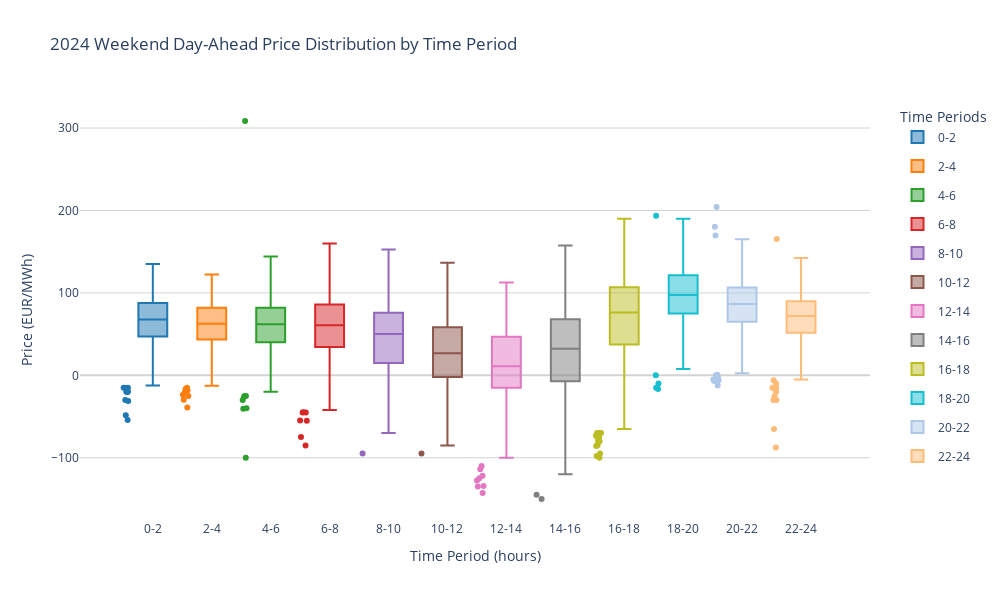

The notebook cell saved with this chart:
### Code cell
# Filter for weekends only from the original dataframe
da_price['is_weekend'] = da_price['datetime'].dt.dayofweek.isin([5, 6])  # 5=Saturday, 6=Sunday
da_price_weekend = da_price[da_price['is_weekend']]

# Create new dataframes for each time period, weekend only
time_periods = [
    (da_price_weekend[da_price_weekend['hour'].isin([0, 1])], '0-2'),
    (da_price_weekend[da_price_weekend['hour'].isin([2, 3])], '2-4'),
    (da_price_weekend[da_price_weekend['hour'].isin([4, 5])], '4-6'),
    (da_price_weekend[da_price_weekend['hour'].isin([6, 7])], '6-8'),
    (da_price_weekend[da_price_weekend['hour'].isin([8, 9])], '8-10'),
    (da_price_weekend[da_price_weekend['hour'].isin([10, 11])], '10-12'),
    (da_price_weekend[da_price_weekend['hour'].isin([12, 13])], '12-14'),
    (da_price_weekend[da_price_weekend['hour'].isin([14, 15])], '14-16'),
    (da_price_weekend[da_price_weekend['hour'].isin([16, 17])], '16-18'),
    (da_price_weekend[da_price_weekend['hour'].isin([18, 19])], '18-20'),
    (da_price_weekend[da_price_weekend['hour'].isin([20, 21])], '20-22'),
    (da_price_weekend[da_price_weekend['hour'].isin([22, 23])], '22-24')
]


# Extract labels
time_periods_labels = [label for _, label in time_periods]

# Create box plot
fig = go.Figure()

# Define colors
colors = ['#1f77b4', '#ff7f0e', '#2ca02c', '#d62728', '#9467bd', '#8c564b',
          '#e377c2', '#7f7f7f', '#bcbd22', '#17becf', '#aec7e8', '#ffbb78']

# Add each time period's box plot
for (df, label), color in zip(time_periods, colors):
    fig.add_trace(
        go.Box(
            y=df['da_price'],
            name=label,
            boxpoints='outliers',
            jitter=0.3,
            pointpos=-1.8,
            marker_color=color,
            showlegend=True,
            legendgroup=label,
            hovertemplate=(
                f"Time Period: {label}<br>" +
                "Price: %{y:.2f} EUR/MWh<br>" +
                "<extra></extra>"
            )
        )
    )

# Update layout
fig.update_layout(
    title='2024 Weekend Day-Ahead Price Distribution by Time Period',  # Updated title
    yaxis_title='Price (EUR/MWh)',
    xaxis_title='Time Period (hours)',
    height=600,
    width=1000,
    xaxis=dict(
        type='category',
        tickmode='array',
        ticktext=time_periods_labels,
    ),
    yaxis=dict(
        zeroline=True,
        zerolinewidth=2,
        zerolinecolor='LightGray',
        gridcolor='LightGray'
    ),
    plot_bgcolor='white',
    showlegend=True,
    legend=dict(
        title="Time Periods",
        yanchor="top",
        y=0.99,
        xanchor="right",
        x=1.15,
        bgcolor='rgba(255, 255, 255, 0.8)'
    )
)

# Show the plot
fig.show()

fig.write_html("../../data/analysis/visuals/2024_day_ahead_price_distribution_2h_weekend_only.html")

### Figure 1 — Plotly figure (JSON) as saved in the notebook; plotly's stock layout.template omitted (floating-point values rounded to 4 significant figures; data arrays with more than 128 entries replaced by an {"elided": "..."} marker saying what was removed)
{"data": [{"boxpoints": "outliers", "hovertemplate": "Time Period: 0-2<br>Price: %{y:.2f} EUR/MWh<br><extra></extra>", "jitter": 0.3, "legendgroup": "0-2", "marker": {"color": "#1f77b4"}, "name": "0-2", "pointpos": -1.8, "showlegend": true, "type": "box", "y": {"elided": "832 float values"}}, {"boxpoints": "outliers", "hovertemplate": "Time Period: 2-4<br>Price: %{y:.2f} EUR/MWh<br><extra></extra>", "jitter": 0.3, "legendgroup": "2-4", "marker": {"color": "#ff7f0e"}, "name": "2-4", "pointpos": -1.8, "showlegend": true, "type": "box", "y": {"elided": "832 float values"}}, {"boxpoints": "outliers", "hovertemplate": "Time Period: 4-6<br>Price: %{y:.2f} EUR/MWh<br><extra></extra>", "jitter": 0.3, "legendgroup": "4-6", "marker": {"color": "#2ca02c"}, "name": "4-6", "pointpos": -1.8, "showlegend": true, "type": "box", "y": {"elided": "832 float values"}}, {"boxpoints": "outliers", "hovertemplate": "Time Period: 6-8<br>Price: %{y:.2f} EUR/MWh<br><extra></extra>", "jitter": 0.3, "legendgroup": "6-8", "marker": {"color": "#d62728"}, "name": "6-8", "pointpos": -1.8, "showlegend": true, "type": "box", "y": {"elided": "832 float values"}}, {"boxpoints": "outliers", "hovertemplate": "Time Period: 8-10<br>Price: %{y:.2f} EUR/MWh<br><extra></extra>", "jitter": 0.3, "legendgroup": "8-10", "marker": {"color": "#9467bd"}, "name": "8-10", "pointpos": -1.8, "showlegend": true, "type": "box", "y": {"elided": "832 float values"}}, {"boxpoints": "outliers", "hovertemplate": "Time Period: 10-12<br>Price: %{y:.2f} EUR/MWh<br><extra></extra>", "jitter": 0.3, "legendgroup": "10-12", "marker": {"color": "#8c564b"}, "name": "10-12", "pointpos": -1.8, "showlegend": true, "type": "box", "y": {"elided": "832 float values"}}, {"boxpoints": "outliers", "hovertemplate": "Time Period: 12-14<br>Price: %{y:.2f} EUR/MWh<br><extra></extra>", "jitter": 0.3, "legendgroup": "12-14", "marker": {"color": "#e377c2"}, "name": "12-14", "pointpos": -1.8, "showlegend": true, "type": "box", "y": {"elided": "832 float values"}}, {"boxpoints": "outliers", "hovertemplate": "Time Period: 14-16<br>Price: %{y:.2f} EUR/MWh<br><extra></extra>", "jitter": 0.3, "legendgroup": "14-16", "marker": {"color": "#7f7f7f"}, "name": "14-16", "pointpos": -1.8, "showlegend": true, "type": "box", "y": {"elided": "832 float values"}}, {"boxpoints": "outliers", "hovertemplate": "Time Period: 16-18<br>Price: %{y:.2f} EUR/MWh<br><extra></extra>", "jitter": 0.3, "legendgroup": "16-18", "marker": {"color": "#bcbd22"}, "name": "16-18", "pointpos": -1.8, "showlegend": true, "type": "box", "y": {"elided": "832 float values"}}, {"boxpoints": "outliers", "hovertemplate": "Time Period: 18-20<br>Price: %{y:.2f} EUR/MWh<br><extra></extra>", "jitter": 0.3, "legendgroup": "18-20", "marker": {"color": "#17becf"}, "name": "18-20", "pointpos": -1.8, "showlegend": true, "type": "box", "y": {"elided": "832 float values"}}, {"boxpoints": "outliers", "hovertemplate": "Time Period: 20-22<br>Price: %{y:.2f} EUR/MWh<br><extra></extra>", "jitter": 0.3, "legendgroup": "20-22", "marker": {"color": "#aec7e8"}, "name": "20-22", "pointpos": -1.8, "showlegend": true, "type": "box", "y": {"elided": "832 float values"}}, {"boxpoints": "outliers", "hovertemplate": "Time Period: 22-24<br>Price: %{y:.2f} EUR/MWh<br><extra></extra>", "jitter": 0.3, "legendgroup": "22-24", "marker": {"color": "#ffbb78"}, "name": "22-24", "pointpos": -1.8, "showlegend": true, "type": "box", "y": {"elided": "832 float values"}}], "layout": {"height": 600, "legend": {"bgcolor": "rgba(255, 255, 255, 0.8)", "title": {"text": "Time Periods"}, "x": 1.15, "xanchor": "right", "y": 0.99, "yanchor": "top"}, "plot_bgcolor": "white", "showlegend": true, "title": {"text": "2024 Weekend Day-Ahead Price Distribution by Time Period"}, "width": 1000, "xaxis": {"tickmode": "array", "ticktext": ["0-2", "2-4", "4-6", "6-8", "8-10", "10-12", "12-14", "14-16", "16-18", "18-20", "20-22", "22-24"], "title": {"text": "Time Period (hours)"}, "type": "category"}, "yaxis": {"gridcolor": "LightGray", "title": {"text": "Price (EUR/MWh)"}, "zeroline": true, "zerolinecolor": "LightGray", "zerolinewidth": 2}}}
